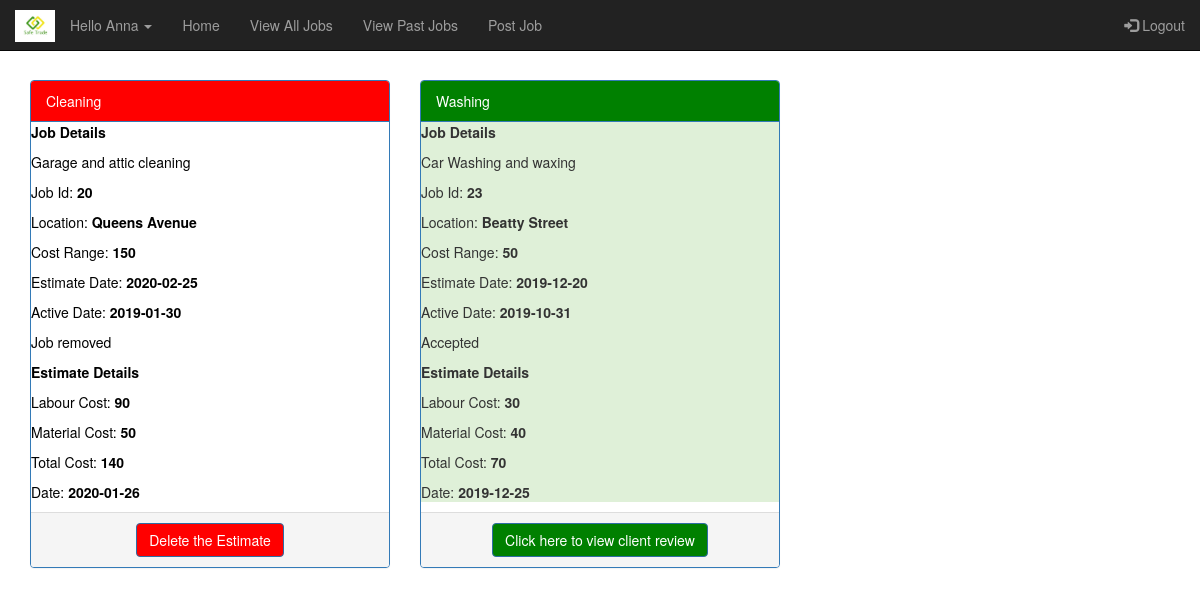
Screenshot of /viewPastEstimates.php?tid=15 (signed in) with the database file from the repository.
### tables this page shows
CREATE TABLE `estimatedetails` (
  `EstimateId` int(11) NOT NULL,
  `JobId` int(11) NOT NULL,
  `TId` int(11) NOT NULL,
  `LabourCost` double NOT NULL,
  `MaterialCost` double NOT NULL,
  `TotalCost` double NOT NULL,
  `ExpirationDate` date NOT NULL,
  `IsAccepted` int(11) NOT NULL,
  `IsDeleted` int(11) NOT NULL
);

CREATE TABLE `jobdetails` (
  `JobId` int(11) NOT NULL,
  `UId` int(11) NOT NULL,
  `JobType` varchar(255) NOT NULL,
  `JobDescription` varchar(255) NOT NULL,
  `Location` varchar(50) NOT NULL,
  `CostRange` double NOT NULL,
  `ActiveDate` date NOT NULL,
  `EstimateDate` date NOT NULL,
  `IsClosed` int(11) NOT NULL,
  `IsEstimateAccepted` int(11) NOT NULL
);

### classes/Estimate.php (called while the page is built, shortened)
<?php
class Estimate{
  private $eid = null;
  private $jid = null;
  private $mcost = "";
  private $lcost = "";
  private $tcost = "";
  private $expdate = null;
  private $isaccepted=null;
  public function __construct($eid, $jid,$tid,$mcost, $lcost, $tcost, $expdate,$isaccepted,$isdeleted){
    $this->eid = $eid;
    $this->jid = $jid;
    $this->mcost = $mcost;
    $this->lcost = $lcost;
    $this->tcost = $tcost;
    $this->expdate = $expdate;
    $this->isaccepted=$isaccepted;
  }
  public static function findExpiredBytradesman($mysqli, $tid){
    $today=date('Y-m-d');
    $sql = sprintf("select * from estimatedetails e join jobdetails j on j.jobid=e.jobid where e.isdeleted=0 and e.tid=%s and j.ActiveDate<'%s'", $tid,$today);
    $result = $mysqli->query($sql);
    $estimates = false;
    if ($result){
      $estimates = new Collection();
      while($row = $result->fetch_assoc()){
        $estimate = new Estimate($row['EstimateId'], $row['JobId'],$row['TId'], $row['MaterialCost'], $row['LabourCost'], $row['TotalCost'], $row['ExpirationDate'],$row['IsAccepted'],$row['IsDeleted']);
        $estimates->Add($row['EstimateId'], $estimate);
      }
    }
    return $estimates;
  }
  public function getJobId(){
    return $this->jid;
  }
  public function getIsAccepted(){
    return $this->isaccepted;
  }
  public function getExpirationDate(){
    return $this->expdate;
  }
  public function getEstimateId(){
    return $this->eid;
  }
  public function getTotalCost(){
    return $this->tcost;
  }
  public function getMaterialCost(){
    return $this->mcost;
  }
  public function getLabourCost(){
    return $this->lcost;
  }
}
?>

### classes/Collection.php (called while the page is built, shortened)
<?php
class Collection {
    private $records = array();
    public function add($key, $record){
        $result = false;
        if ($key != null) {
            $this->records[$key] = $record;
            $result = true;
        }
        return $result;
    }
    public function getRecords(){
        return $this->records;
    }
}
?>

### classes/Job.php (called while the page is built, shortened)
<?php
class Job{
  private $uid = null;
  private $jdescription = "";
  private $jtype = "";
  private $cost = null;
  private $activedate = "";
  private $estimationdate = null;
  private $location = null;
  private $isclosed="";
  public function __construct($jid,$uid, $jtype,$jdescription,$location,   $cost, $activedate,$estimationdate,$isclosed){
    $this->uid = $uid;
    $this->jdescription = $jdescription;
    $this->jtype = $jtype;
    $this->cost = $cost;
    $this->activedate = $activedate;
    $this->estimationdate = $estimationdate;
    $this->location = $location;
    $this->isclosed = $isclosed;
  }
  public static function find($mysqli, $jid){
    $result = false;
    $sql = sprintf("select * from jobdetails where  jobid=%s", $jid);
    $qresult = $mysqli->query($sql);
    if ($qresult){
      if ($qresult->num_rows == 1){
        $row = $qresult->fetch_assoc();
        $job = new Job($row['JobId'],$row['UId'], $row['JobType'], $row['JobDescription'], $row['Location'], $row['CostRange'], $row['ActiveDate'], $row['EstimateDate'],$row['IsClosed']);
        $result = $job;
      }
    }
    return $result;
  }
  public function getUserId(){
    return $this->uid;
  }
  public function getIsClosed(){
    return $this->isclosed;
  }
  public function getJobDescription(){
    return $this->jdescription;
  }
  public function getJobType(){
    return $this->jtype;
  }
  public function getLocation(){
    return $this->location;
  }
  public function getCost(){
    return $this->cost;
  }
  public function getActiveDate(){
    return $this->activedate;
  }
  public function getEstimateDate(){
    return $this->estimationdate;
  }
}
?>

### viewPastEstimates.php (the view)
<?php
require_once("headers.php");
$estimates = Estimate::findExpiredBytradesman($mysqli,$_GET['tid']);
require_once("footer.php");
?>
<div class="container">
<div class="row">
    <?php
  $count=0;
                        foreach($estimates->getRecords() as $id => $estimate)
                                {
                                 $count=$count+1;
                                }
                                if($count ==0)
                                {
                                  echo "You do not have any expired estimates ....";
                                }
                                else
                                {
                                   foreach($estimates->getRecords() as $id => $estimate)
                                   { ?>
                                   <div class="col-sm-4" >
                                   <div class="panel panel-primary">
                                   <?php $job= Job :: find($mysqli,$estimate->getJobId());?>
                                   <?php
                                     if($estimate->getIsAccepted() == 1 && $job->getIsClosed() == 0)
                                      {
                                        $bcolor="#dff0d8";
                                        $color="3c763d";
                                        echo '<div class="panel-heading" style="background-color:green;">'.$job->getJobType().'</div>';
                                        $status="Accepted";
                                      }
                                     else if ($job->getIsClosed() == 1)
                                     {
                                        $bcolor="white";
                                        $color="black";
                                        $status="Job removed";
                                        echo '<div class="panel-heading" style="background-color:red;">'.$job->getJobType().'</div>';
                                     }
                                     else
                                     {
                                        $bcolor="white";
                                        $color="black";
                                        $status="Pending";
                                        echo '<div class="panel-heading" >'.$job->getJobType().'</div>';
                                      }
                                   echo '<div class=\"panel-body\" id=\"background\" style=\"height:400px;background-color:'.$bcolor.';color:'.$color.';">';
                                    ?>
                                   <p><b>Job Details</b></p>
                                   <p><?php echo $job->getJobDescription(); ?></p>
                                   <p>Job Id: <b><?php echo $estimate->getJobId(); ?></b></p>
                                   <p>Location: <b><?php echo $job->getLocation(); ?></b></p>
                                   <p>Cost Range: <b><?php echo $job->getCost(); ?></b></p>
                                   <p>Estimate Date: <b><?php echo $job->getEstimateDate(); ?></b></p>
                                   <p>Active Date: <b><?php echo $job->getActiveDate(); ?></b></p>
                                   <?php echo  '<p id="bg-text" >'.$status.'</p>'; ?>
                                   <p><b>Estimate Details</b></p>
                                   <p>Labour Cost: <b><?php echo $estimate->getLabourCost(); ?></b></p>
                                   <p>Material Cost: <b><?php echo $estimate->getMaterialCost(); ?></b></p>
                                   <p>Total Cost: <b><?php echo $estimate->getTotalCost(); ?></b></p>
                                   <p>Date: <b><?php echo $estimate->getExpirationDate(); ?></b></p>
                                  </div>
                                      <div class="panel-footer pviewestimate" style="text-align: center;">
                                     <?php
                                      if($estimate->getIsAccepted() == 1 && $job->getIsClosed() == 0)
                                      {
                                        echo "<a href=\"showClientDetails.php?uid=".$job->getUserId()."\"  style=\"background-color: green;\" class=\"btn btn-primary viewestimate\">Click here to view client review</a>";
                                      }
                                      else if ($job->getIsClosed() == 1)
                                      {
                                        echo "<a href=\"deleteEstimateDB.php?id=".$estimate->getEstimateId()."\"  style=\"background-color: red;\" class=\"btn btn-primary viewestimate\" onclick=\"return confirm('Are you sure to remove your estimate?')\">Delete the Estimate</a>";
                                      }
                                      ?>
                                      </div>
                          </div>
                          </div>
                          <?php }}; ?>
    </div>
</div>

### rows the page displays
estimatedetails: JobId.JobType "Cleaning", JobId.JobDescription "Garage and attic cleaning", JobId.JobId "20", JobId.Location "Queens Avenue", JobId.CostRange "150", JobId.EstimateDate "2020-02-25", JobId.ActiveDate "2019-01-30", JobId.IsClosed "Job removed", LabourCost "90", MaterialCost "50", TotalCost "140", ExpirationDate "2020-01-26"
estimatedetails: JobId.JobType "Washing", JobId.JobDescription "Car Washing and waxing", JobId.JobId "23", JobId.Location "Beatty Street", JobId.CostRange "50", JobId.EstimateDate "2019-12-20", JobId.ActiveDate "2019-10-31", IsAccepted.IsClosed "Accepted", LabourCost "30", MaterialCost "40", TotalCost "70", ExpirationDate "2019-12-25"

### other values shown
$_SESSION['firstname'] "Anna"
